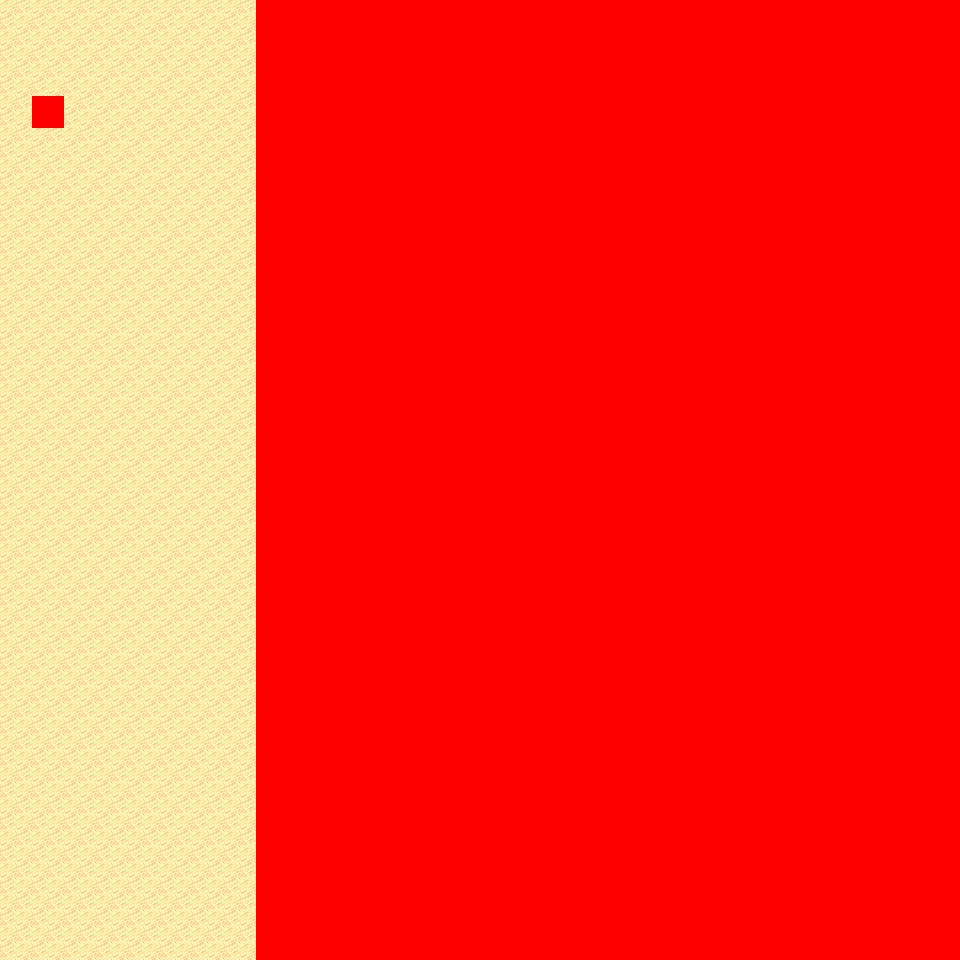

This is a level from a 2D game, rendered from its Tiled map with the project's own tilesets. A one-line summary and the map file follow, with tile-layer data summarised:
An orthogonal 30x30 tile map with 32x32 px tiles, 6 tile layers (Ground, Object, Object2, Above, ...), 9 tilesets and 3 objects (3x mapchange).

<map version="1.0" orientation="orthogonal" renderorder="right-down" width="30" height="30" tilewidth="32" tileheight="32" nextobjectid="4">
  <tileset firstgid="1" name="tileset_logic_collision" tilewidth="32" tileheight="32" tilecount="1" columns="1">
    <image source="../drawable/tileset_logic_collision.png" width="32" height="32" />
  </tileset>
  <tileset firstgid="2" name="tileset_ground_ground" tilewidth="32" tileheight="32" tilecount="33" columns="3">
    <image source="../drawable/tileset_ground_ground.png" width="96" height="352" />
  </tileset>
  <tileset firstgid="35" name="tileset_ground_ridge_earth_pale" tilewidth="32" tileheight="32" tilecount="96" columns="12">
    <image source="../drawable/tileset_ground_ridge_earth_pale.png" width="384" height="256" />
  </tileset>
  <tileset firstgid="131" name="tileset_ground_ridge_earth_dark" tilewidth="32" tileheight="32" tilecount="96" columns="12">
    <image source="../drawable/tileset_ground_ridge_earth_dark.png" width="384" height="256" />
  </tileset>
  <tileset firstgid="227" name="tileset_terrain_desert" tilewidth="32" tileheight="32" tilecount="88" columns="8">
    <image source="../drawable/tileset_terrain_desert.png" width="256" height="352" />
  </tileset>
  <tileset firstgid="315" name="tileset_plant_tree_tree_darkgreen" tilewidth="32" tileheight="32" tilecount="88" columns="8">
    <image source="../drawable/tileset_plant_tree_tree_darkgreen.png" width="256" height="352" />
  </tileset>
  <tileset firstgid="403" name="tileset_plant_cactus_2" tilewidth="32" tileheight="32" tilecount="10" columns="5">
    <image source="../drawable/tileset_plant_cactus_2.png" width="160" height="64" />
  </tileset>
  <tileset firstgid="413" name="tileset_ground_sand_2" tilewidth="32" tileheight="32" tilecount="15" columns="5">
    <image source="../drawable/tileset_ground_sand_2.png" width="160" height="96" />
  </tileset>
  <tileset firstgid="428" name="tileset_building_fire_tower" tilewidth="32" tileheight="32" tilecount="252" columns="9">
    <image source="../drawable/tileset_building_fire_tower.png" width="288" height="896" />
  </tileset>
  <layer name="Ground" width="30" height="30">
    <data>[900 cells, 900 non-empty, 9 distinct tile ids]</data>
  </layer>
  <layer name="Object" width="30" height="30">
    <data>[900 cells, 1 non-empty, 1 distinct tile ids]</data>
  </layer>
  <layer name="Object2" width="30" height="30">
    <data>[900 cells, 0 non-empty, 0 distinct tile ids]</data>
  </layer>
  <layer name="Above" width="30" height="30">
    <data>[900 cells, 0 non-empty, 0 distinct tile ids]</data>
  </layer>
  <layer name="Above2" width="30" height="30">
    <data>[900 cells, 30 non-empty, 30 distinct tile ids]</data>
  </layer>
  <layer name="Walkable" width="30" height="30">
    <data>[900 cells, 661 non-empty, 1 distinct tile ids]</data>
  </layer>
  <objectgroup name="MapEvents">
    <object id="1" name="north" type="mapchange" x="0" y="0" width="256" height="32">
      <properties>
        <property name="map" value="0_ados_mountain_n2_w2_x3_y1" />
        <property name="place" value="south" />
      </properties>
    </object>
    <object id="2" name="south" type="mapchange" x="0" y="928" width="256" height="32">
      <properties>
        <property name="map" value="0_ados_mountain_n2_w2_x3_y3" />
        <property name="place" value="north" />
      </properties>
    </object>
    <object id="3" name="west" type="mapchange" x="0" y="0" width="32" height="960">
      <properties>
        <property name="map" value="0_ados_mountain_n2_w2_x2_y2" />
        <property name="place" value="east" />
      </properties>
    </object>
  </objectgroup>
</map>
